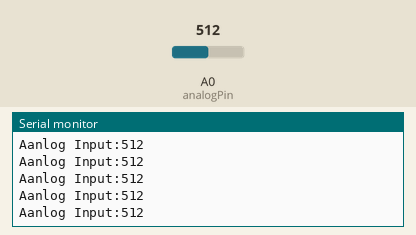
A sketch run on a simulated Arduino Uno, built with avr-gcc and run on an emulated ATmega328P. Shown: the last lines printed to the serial monitor. The inputs (shaded band) are chosen by the test bench; at power-on: A0 (analogPin) = 512.

Above: at 1.2 s.
1.3 s: A0 (analogPin) set to 716
At 1.31 s:
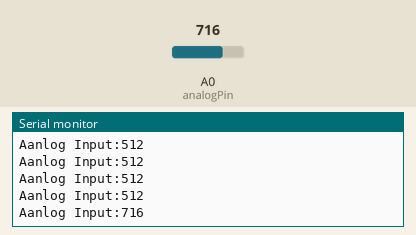
2.8 s: A0 (analogPin) set to 900
At 2.82 s:
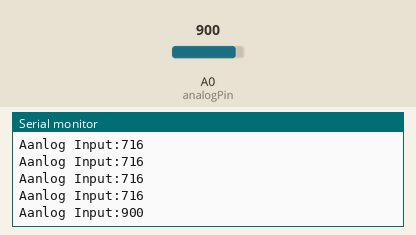
Timing chart, 0 to 5.8 s (numbered marks = the images above; inputs shaded):
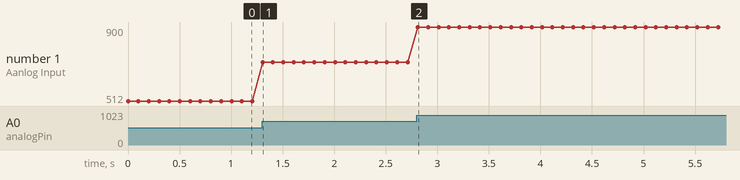

The sketch:

analogRead.ino
```cpp
int readAnalog;
int analogPin = 0;
void setup() {
 Serial.begin(9600);
}

void loop() {
  readAnalog = analogRead(analogPin);
  Serial.print("Aanlog Input:");
  Serial.println(readAnalog);
  delay(100);
}
```

Measured:
- after the input at 1.3 s, the serial monitor: prints a new line at once (image 1)
- after the input at 2.8 s, the serial monitor: prints a new line at once (image 2)
- plotted number 1: 512 → 716 after the input at 1.3 s, 716 → 900 after the input at 2.8 s
